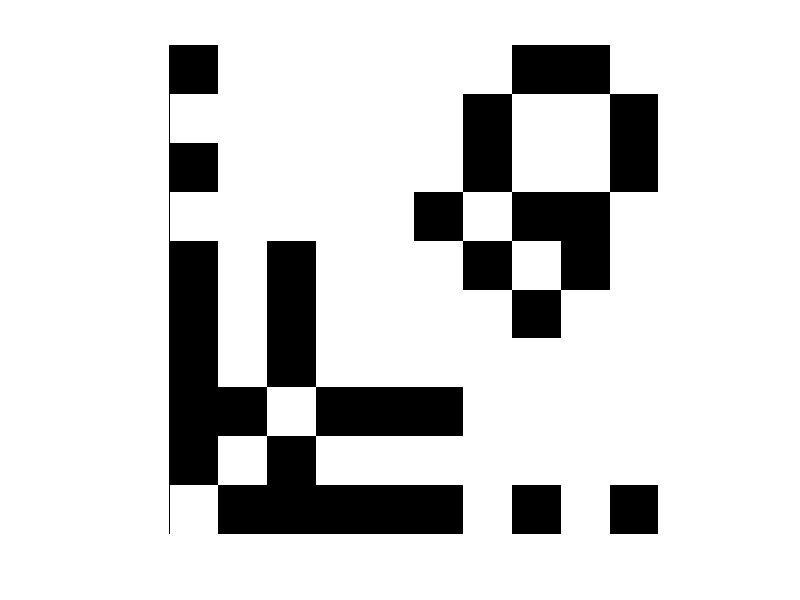

Source code (MATLAB):
% 邻接矩阵
A = [
    0 1 1 1 1 1 0 1 0 1;
    1 0 1 0 0 0 0 0 0 0;
    1 1 0 1 1 1 0 0 0 0;
    1 0 1 0 0 0 0 0 0 0;
    1 0 1 0 0 0 0 1 0 0;
    1 0 1 0 0 0 1 0 1 0;
    0 0 0 0 0 1 0 1 1 0;
    1 0 0 0 0 0 1 0 0 1;
    0 0 0 0 0 0 1 0 0 1;
    1 0 0 0 0 0 0 1 1 0
];

figure;
imagesc(A);
colormap([1 1 1;   % 0 对应白
          0 0 0]); % 1 对应黑
axis equal tight off
set(gca,'YDir','normal')
